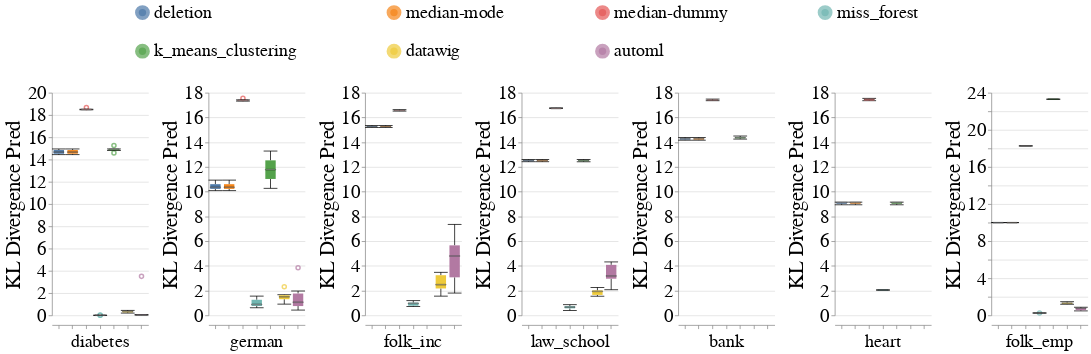

This figure's notebook cell:
### Code cell
create_box_plots_for_diff_imputers_and_datasets_for_mixed_exp(train_injection_scenario='MNAR3',
                                                              test_injection_scenario='MNAR3',
                                                              metric_name='kl_divergence_pred',
                                                              dataset_to_column_name=DATASET_TO_COLUMN_NAME,
                                                              db_client=db_client,
                                                              without_dummy=False)

### Figure 1 — Vega-Lite specification as saved in the notebook (floating-point values rounded to 4 significant figures; data arrays with more than 128 entries replaced by an {"elided": "..."} marker saying what was removed)
{"config": {"view": {"continuousWidth": 400, "continuousHeight": 300, "stroke": null}, "axis": {"labelFontSize": 26, "labelFontWeight": "normal", "titleFontSize": 28, "titleFontWeight": "normal"}, "facet": {"spacing": 15}, "header": {"labelFontSize": 24, "labelOrient": "bottom", "labelPadding": 5, "titleFontSize": 28}, "legend": {"columns": 4, "direction": "horizontal", "labelFontSize": 24, "labelLimit": 400, "orient": "top", "symbolOffset": 110, "symbolStrokeWidth": 10, "titleAnchor": "middle", "titleFontSize": 26, "titleLimit": 300}, "title": {"fontSize": 28}}, "data": {"name": "data-adc705bf5bef38a9d0d0918641ebefc1"}, "mark": {"type": "boxplot", "median": {"stroke": "black", "strokeWidth": 0.7}, "ticks": true}, "encoding": {"color": {"field": "Null_Imputer_Name", "sort": ["deletion", "median-mode", "median-dummy", "miss_forest", "k_means_clustering", "datawig", "automl"], "title": null, "type": "nominal"}, "column": {"field": "Extended_Dataset_Name", "sort": {"field": "Dataset_Sequence_Number", "order": "ascending"}, "title": null, "type": "nominal"}, "x": {"axis": {"labels": false}, "field": "Null_Imputer_Name", "sort": ["deletion", "median-mode", "median-dummy", "miss_forest", "k_means_clustering", "datawig", "automl"], "title": null, "type": "nominal"}, "y": {"field": "Kl_Divergence_Pred", "scale": {"zero": true}, "title": "KL Divergence Pred", "type": "quantitative"}}, "resolve": {"scale": {"y": "independent"}}, "width": 130, "$schema": "https://vega.github.io/schema/vega-lite/v4.17.0.json", "datasets": {"data-adc705bf5bef38a9d0d0918641ebefc1": {"elided": "294 records"}}}
